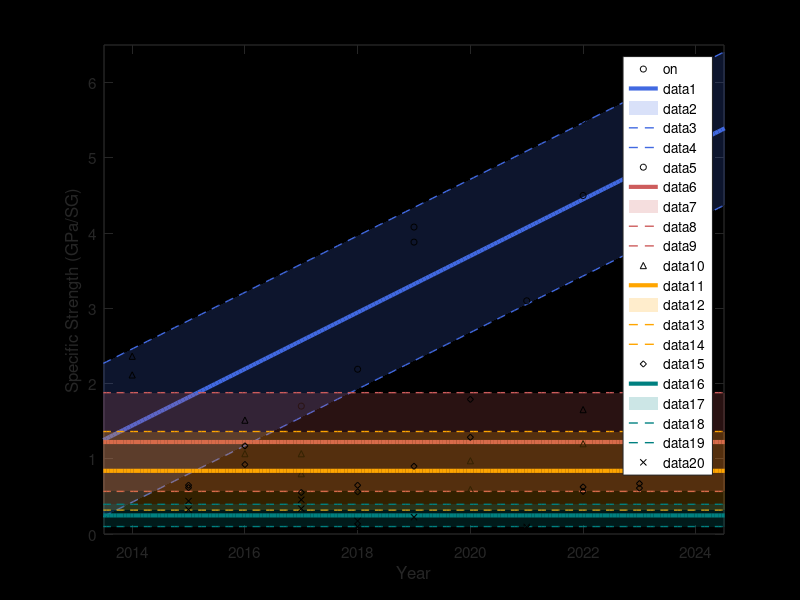

MATLAB code for this plot:
%==========================================================================
% propertyprogress_specificstrength.m
%==========================================================================

%% Clean up
clear; close all; clc;

%% Data
Year         = [2014, 2014, 2015, 2015, 2016, 2016, 2017, 2017, 2018, 2018, ...
                2019, 2019, 2020, 2020, 2021, 2021, 2022, 2022, 2023, 2023, 2024, 2024]';

CNTF_SPSTR   = [ 2.89,   NaN,    NaN,    NaN,    1.16,    NaN,    1.7,     NaN, ...
                  2.19,   NaN,    3.88,   4.08,   2.2,     5.5,    2.94,    3.1, ...
                  4.5,    5.5,    5.54,   4.79375, 5.8,    4.5 ]';

CNTSH_SPSTR  = [ 2.11475,2.36296,NaN,    NaN,    1.06792, 1.51351,0.80112, 1.06727, ...
                  0.10256,NaN,    NaN,    NaN,    0.9738,   0.59137,NaN,     NaN, ...
                  1.65347,1.2,    NaN,    NaN,    NaN,     NaN ]';

GF_SPSTR     = [ NaN,    NaN,    0.64828,0.61714,0.92357, 1.17124,0.26471, 0.55147, ...
                  0.6477, 0.56,   0.90047,NaN,    1.28571, 1.78947,0.21604, 0.19429, ...
                  0.5655, 0.62564,0.61025,0.67043,1.85185, 1.86316 ]';

GSH_SPSTR    = [ NaN,    NaN,    0.32357,0.43857,NaN,     NaN,    0.3375,  0.456, ...
                  0.0985, 0.1736, 0.22356,NaN,    NaN,     NaN,    0.07571, 0.09429, ...
                  NaN,    NaN,    NaN,    NaN,    NaN,     NaN ]';

%% Plot setup
% Colors (RGB) 
cols = [ 65,105,225; ...  % royalblue
        205, 92,  92; ...  % indianred
        255,165,  0; ...  % orange
        0,128,128 ]/255; % teal

markers = {'o','^','D','x'};
labels  = {'CNT Fiber','CNT Sheet','Graphene Fibre','Graphene Sheet'};

x_full = linspace(2013,2025,200);

fig=figure('Units','centimeters','Position',[5 5 12 12],'Color','none', ...
'InvertHardcopy','off'); %
hold on;

%% Define each dataset


% CNT Fibre
valid = ~isnan(CNTF_SPSTR);
scatter( Year(valid), CNTF_SPSTR(valid),  20, 'o', ...
         'MarkerEdgeColor','k', 'MarkerFaceColor','none', ...
         'DisplayName','CNT Fibre' );

% CNT Sheet
valid = ~isnan(CNTSH_SPSTR);
scatter( Year(valid), CNTSH_SPSTR(valid), 20, '^', ...
         'MarkerEdgeColor','k', 'MarkerFaceColor','none', ...
         'DisplayName','CNT Sheet' );

% Graphene Fibre
valid = ~isnan(GF_SPSTR);
scatter( Year(valid), GF_SPSTR(valid),    20, '*', ...
         'MarkerEdgeColor','k', 'MarkerFaceColor','none', ...
         'DisplayName','Graphene Fibre' );

% Graphene Sheet
valid = ~isnan(GSH_SPSTR);
scatter( Year(valid), GSH_SPSTR(valid),   20, 'x', ...
         'MarkerEdgeColor','k', 'MarkerFaceColor','none', ...
         'DisplayName','Graphene Sheet' );

legend on

 
%%%%%%%Eliminated the loop
% Loop over datasets
allY = {CNTF_SPSTR, CNTSH_SPSTR, GF_SPSTR, GSH_SPSTR};

for i = 1:4
    y = allY{i};
    valid = ~isnan(y);
    x = Year(valid);
    y = y(valid);
    
    c = cols(i,:); %increments colors but not used
    
    if i == 1
        % Linear fit (degree=1)
        p = polyfit(x,y,1);
        trend = polyval(p, x_full);
        
        % Residuals and standard deviation
        y_pred = polyval(p, x);
        res   = y - y_pred;
        sres  = std(res);
        
        % Plot trendline
        plot(x_full, trend, 'LineWidth',3, 'Color',c);
        
        % Shaded ±1σ region
        fill([x_full, fliplr(x_full)], ...
             [trend - sres, fliplr(trend + sres)], ...
             c, 'FaceAlpha',0.2, 'EdgeColor','none');
        
        % Dashed σ bounds
        plot(x_full, trend - sres, '--','LineWidth',1,'Color',c);
        plot(x_full, trend + sres, '--','LineWidth',1,'Color',c);
        
        % R² calculation
        SS_res = sum((y - y_pred).^2);
        SS_tot = sum((y - mean(y)).^2);
        R2 = 1 - SS_res/SS_tot;
        fprintf('R^2 for CNTF_SPSTR trendline: %.4f\n', R2);
        
    else
        % Plot mean and ±1σ band
        ym = mean(y);
        ys = std(y);
        const = ym * ones(size(x_full));
        
        plot(x_full, const, 'LineWidth',3,'Color',c);
        fill([x_full, fliplr(x_full)], ...
             [const - ys, fliplr(const + ys)], ...
             c, 'FaceAlpha',0.2, 'EdgeColor','none');
        plot(x_full, const - ys, '--','LineWidth',1,'Color',c);
        plot(x_full, const + ys, '--','LineWidth',1,'Color',c);
    end
    
    % Scatter points
    scatter(x, y, 20, 'Marker', markers{i}, ...
            'MarkerEdgeColor', [0 0 0], 'MarkerFaceColor', 'none');
end
%}



box on;
%% Final styling
xlim([2013.5, 2024.5]);
ylim([0, 6.5]);
xlabel('Year','FontSize',11,'FontName','Helvetica');
ylabel('Specific Strength (GPa/SG)','FontSize',11,'FontName','Helvetica');
%legend(labels,'FontSize',11,'Location','best');
set(gca, ...
    'LineWidth', 1, ...               % Border thickness
    'TickDir', 'in', ...              % Tick direction
    'TickLength', [0.015 0.005], ...  % Major and minor tick length
    'FontSize', 11, ...               % Tick label font size
    'FontName', 'Helvetica', ...       % Font family
    'Color','none'...
);


% Tight layout
set(gca,'LooseInset', max(get(gca,'TightInset'), 0.02));

% Save as SVG at 900 dpi
%print(gcf, 'Fig2_StrengthProgress0.svg', '-dsvg', '-r900');

hold off;
